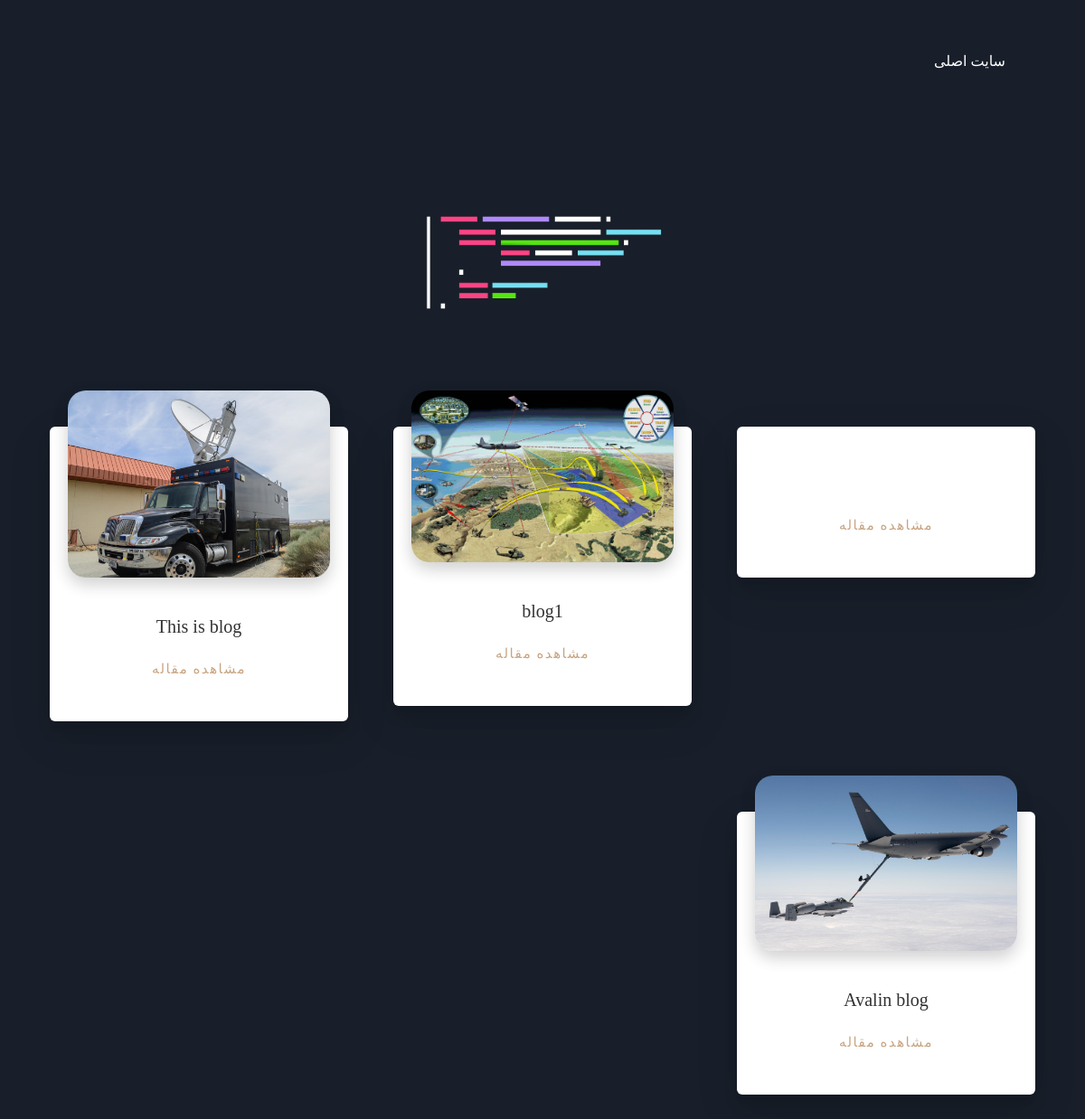
The page /blog/ on the database as committed earlier.
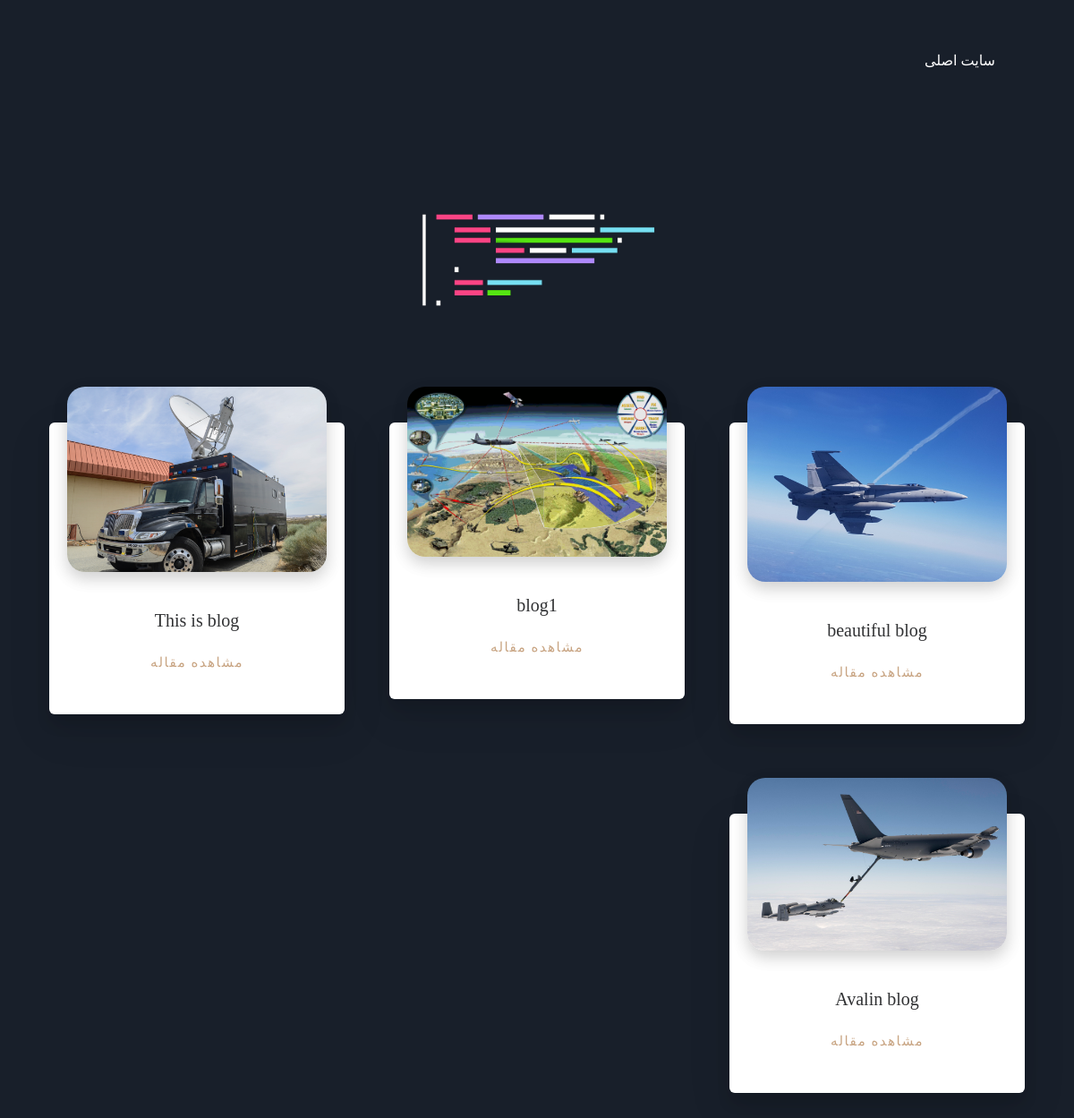
The same page on the database as committed later.
### apps/blog/models.py (models this page shows, shortened)
class Blog(models.Model):
    author = models.ForeignKey(settings.AUTH_USER_MODEL,
                               verbose_name=_('author'),
                               on_delete=models.CASCADE,
                               related_name='blog_author')
    title = models.CharField(verbose_name=_('title'), max_length=200)
    title_image = ImageField(verbose_name=_('title image'), blank=True)
    content = RichTextUploadingField(verbose_name=_('content'))
    likes = models.PositiveIntegerField(verbose_name=_('likes'), default=0)
    is_published = models.BooleanField(verbose_name=_('is published'), default=True)
    publish_date = models.DateTimeField(verbose_name=_('publish date'), auto_now_add=True)
    minute_read = models.PositiveIntegerField(verbose_name=_('minute to read'), default=0)
    updated = models.DateTimeField(verbose_name=_('updated'), auto_now=True)
    slug = models.SlugField(blank=True)
    comments = GenericRelation('Comment')
    files = GenericRelation('File')
    class Meta:
        ordering = ['-publish_date', 'title']
        indexes = [
            models.Index(fields=['author', 'title', '-publish_date']),
            models.Index(fields=['content'], name='content_index'),
        ]
    def get_absolute_url(self):
        return reverse(viewname="blog:blog_detail", kwargs={"slug": self.slug}, host_args=('www',),
                       host='www', scheme=settings.MAIN_SCHEME, port=str(settings.MAIN_PORT))

### apps/blog/views.py (the view)
# urls.py: path('', views.BlogListView.as_view(), name='blog_list'),
class BlogListView(ListView):
    template_name = 'blog/templates/blog/blog_list_view.html'
    model = Blog
    context_object_name = 'blogs'

### apps/core/context_proccessors.py (called while the page is built)
def get_user_ip_and_session_key(request):
    ip_v4 = request.META['REMOTE_ADDR']
    request.session['ip_v4'] = ip_v4
    return {'ip_v4': ip_v4}

### apps/blog/templates/blog/blog_list_view.html (shortened to what this page needs)
{% extends 'base.html' %}
{% load static %}
{% load hosts %}
{% block head %}
    <link rel="stylesheet" href="https://cdn.jsdelivr.net/npm/bootstrap@4.0.0/dist/css/bootstrap.min.css" />
    <link rel="stylesheet" href="{% static 'apps/blog/static/css/style.css' %}" />
    <link rel="stylesheet" href="https://cdnjs.cloudflare.com/ajax/libs/font-awesome/6.0.0-beta2/css/all.min.css" />
{% endblock head %}
{% block content %}
<body>
  <header class="header">
    <nav class="nav-bar">
      <ul>
        <li><a href="{% url 'index' %}">سایت اصلی</a></li>
      </ul>
    </nav>
  </header>
  <section class="intro">
    <div class="intro-img">
      <img src="{% static 'apps/blog/static/image/c3765b39-0651-4ffd-82f9-291a69aabedb-removebg-preview.png' %}" alt="راهکارهای بازاریابی دیجیتال و طراحی وبسایت" />
    </div>
  </section>
  {% if blogs %}
  <div class="container">
    <div class="row">
      {% for blog in blogs %}
      <div class="col-lg-4 col-md-6 col-sm-12">
        <a href="{{ blog.get_absolute_url }}">
          <div class="blog_card">
            <div class="blog_card_image">
              <img src="{% if blog.title_image %}{{ blog.title_image.url }}{% endif %}" alt="{{ blog.title }}" />
            </div>
            <div class="blog_card_content">
              <h3>{{ blog.title }}</h3>
              <p>{{ blog.content|safe|truncatechars:20 }}</p>
              <a href="{{ blog.get_absolute_url }}"><h6>مشاهده مقاله</h6></a>
            </div>
          </div>
        </a>
      </div>
      {% endfor %}
  {% else %}
  <div align='center'><h1>وبلاگی وجود ندارد</h1></div>
  {% endif %}
{% endblock content %}

### templates/base.html (shortened to what this page needs)
<!DOCTYPE html>
<html lang="en">
<head>
    {% block head %}
    {% endblock head %}
</head>
<body>
    {% block content %}
    {% endblock content %}
</body>
</html>

### apps/blog/static/css/style.css (style rules this page uses)
:root { --primary-color-dark-blue-1: hsl(217, 28%, 15%); --primary-color-dark-blue-2: hsl(218, 28%, 13%); --primary-color-dark-blue-3: hsl(216, 53%, 9%); --primary-color-dark-blue-4: hsl(219, 30%, 18%); --accent-color-cyan: hsl(176, 68%, 64%); --accent-color-blue: hsl(198, 60%, 50%); --neutral-color-white: hsl(0, 0%, 100%); --padding-sm: 2.5rem 2rem; --padding-md: 3.5rem 3rem; --padding-lg: 4.5rem 4rem; --padding-footer: 15rem 4rem 1rem; --padding-footer-tablet: 20rem 3rem 1rem; --padding-footer-mobile: 25rem 3rem 1rem; }
body { font-family: "Sahel"; background-color: var(--primary-color-dark-blue-2); color: var(--neutral-color-white); direction: rtl; }
.header { display: flex; padding: var(--padding-md); justify-content: right; }
.nav-bar { display: flex; justify-content: center; align-items: center; }
.nav-bar ul li { display: inline-block; margin-left: 1rem; }
a { color: var(--neutral-color-white); text-decoration: none; }
.intro img, .productive img { width: 100%; max-width: 600px; height: auto; }
.intro { display: flex; margin: 0px auto; width: 80%; }
.intro-img { margin: 0px auto; }
.intro>div { width: 50%; }
.blog_card { margin: 50px 10px; position: relative; display: flex; flex-direction: column; min-width: 0; word-wrap: break-word; background-color: #fff; background-clip: border-box; border: none; box-shadow: 0 12px 15px rgba(0, 0, 0, 0.1), 0 17px 50px rgba(0, 0, 0, 0.1); border-radius: 0.375rem; }
.blog_card_image { padding: 20px; }
.blog_card_image img { margin-top: -60px; width: 100%; border-radius: 20px; transition: 0.25s ease-in-out; box-shadow: 0 8px 17px rgba(0, 0, 0, 0.1), 0 6px 20px rgba(0, 0, 0, 0.1); }
.blog_card_content { padding: 16px; }
.blog_card_content h3 { font-size: 20px; line-height: 36px; color: #303133; font-weight: 500; margin-bottom: 20px; letter-spacing: -0.5; }
.blog_card_content p { font-size: 16px; color: #777; line-height: 36px; text-align: justify; }
.blog_card_content a { text-decoration: none; text-align: center; }
.blog_card_content a h6 { font-size: 15px; letter-spacing: 1.5px; font-weight: 500; text-transform: uppercase; color: #c8a482; margin-bottom: 33px; }

Rows that differ between the two databases and show on the page:
added Blog: title_image (picture), title "beautiful blog"
